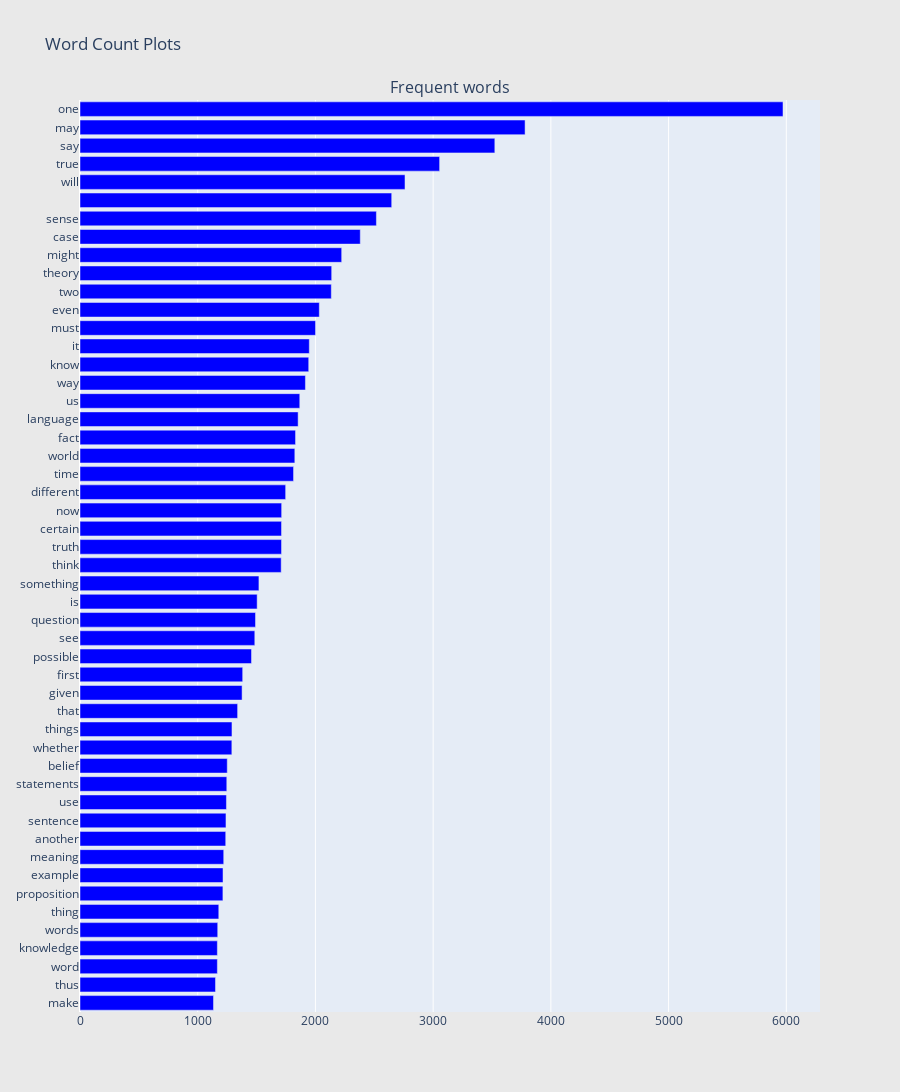

Write notebook code for a chart like this one.
### Code cell
## Get the bar chart from bad reviews ##
freq_dict = defaultdict(int)
for sent in df_analytic["sentence_lowered"]:
    for word in generate_ngrams(sent):
        freq_dict[word] += 1
fd_sorted = pd.DataFrame(sorted(freq_dict.items(), key=lambda x: x[1])[::-1])
fd_sorted.columns = ["word", "wordcount"]
trace0 = horizontal_bar_chart(fd_sorted.head(50), 'blue')

# ## Get the bar chart from good Reviews ##
# freq_dict = defaultdict(int)
# for sent in good_df["Reviews"]:
#     for word in generate_ngrams(sent):
#         freq_dict[word] += 1
# fd_sorted = pd.DataFrame(sorted(freq_dict.items(), key=lambda x: x[1])[::-1])
# fd_sorted.columns = ["word", "wordcount"]
# trace1 = horizontal_bar_chart(fd_sorted.head(50), 'blue')

# Creating two subplots
fig = tools.make_subplots(rows=1, cols=1, vertical_spacing=0.04,
                          subplot_titles=["Frequent words"])
fig.append_trace(trace0, 1, 1)
#fig.append_trace(trace1, 1, 2)
fig['layout'].update(height=1200, width=900, paper_bgcolor='rgb(233,233,233)', title="Word Count Plots")
py.iplot(fig, filename='word-plots')

### Figure 1 — Plotly figure (JSON) as saved in the notebook; plotly's stock layout.template omitted (floating-point values rounded to 4 significant figures)
{"data": [{"marker": {"color": "blue"}, "orientation": "h", "showlegend": false, "type": "bar", "x": [1134, 1151, 1167, 1167, 1170, 1179, 1214, 1215, 1221, 1238, 1240, 1244, 1247, 1251, 1290, 1291, 1339, 1377, 1382, 1457, 1485, 1491, 1505, 1520, 1709, 1712, 1712, 1713, 1747, 1814, 1825, 1831, 1853, 1867, 1915, 1943, 1948, 2001, 2033, 2135, 2138, 2223, 2381, 2518, 2648, 2761, 3055, 3524, 3781, 5972], "xaxis": "x", "y": ["make", "thus", "word", "knowledge", "words", "thing", "proposition", "example", "meaning", "another", "sentence", "use", "statements", "belief", "whether", "things", "that", "given", "first", "possible", "see", "question", "is", "something", "think", "truth", "certain", "now", "different", "time", "world", "fact", "language", "us", "way", "know", "it", "must", "even", "two", "theory", "might", "case", "sense", "", "will", "true", "say", "may", "one"], "yaxis": "y"}], "layout": {"annotations": [{"font": {"size": 16}, "showarrow": false, "text": "Frequent words", "x": 0.5, "xanchor": "center", "xref": "paper", "y": 1, "yanchor": "bottom", "yref": "paper"}], "height": 1200, "paper_bgcolor": "rgb(233,233,233)", "title": {"text": "Word Count Plots"}, "width": 900, "xaxis": {"anchor": "y", "domain": [0, 1]}, "yaxis": {"anchor": "x", "domain": [0, 1]}}}
